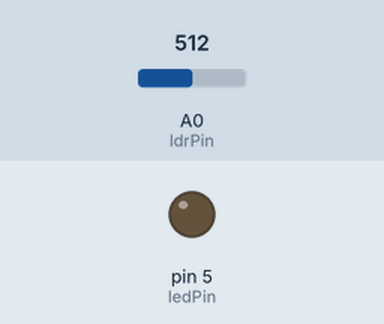
Simulated run of this sketch. Board: Arduino Uno, built with avr-gcc and run on an emulated ATmega328P. On the bench: output pins drawn as LEDs (lit = HIGH). Inputs (shaded band) come from the test bench; at power-on: A0 (ldrPin) = 512.

Above: at 1.2 s.
1.3 s: A0 (ldrPin) set to 211
2.8 s: A0 (ldrPin) set to 182
At 3.5 s:
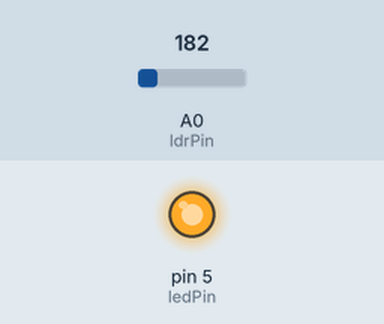
4.3 s: A0 (ldrPin) set to 210
At 4.7 s:
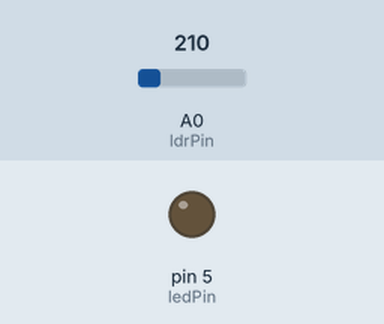
5.8 s: A0 (ldrPin) set to 190
At 7.0 s:
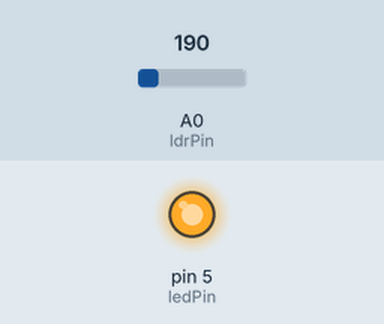
Timing chart, 0 to 8.3 s (numbered marks = the images above; inputs shaded):
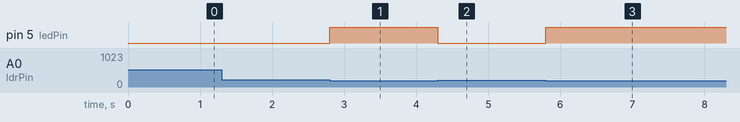

Measured:
- the behaviour switches between 201 and 200 on A0 (ldrPin) (found by bisection; images 0 and 1)
- after the input at 1.3 s, every drawn part: stays the same
- after the input at 2.8 s, pin 5 (ledPin): LOW → HIGH at once
- after the input at 4.3 s, pin 5 (ledPin): HIGH → LOW at once
- after the input at 5.8 s, pin 5 (ledPin): LOW → HIGH at once

The sketch:

LDR_SENSOR.ino
```cpp
#define ledPin  5 // digital pin 5
#define ldrPin  A0 // analog pin 0

void setup(){
    pinMode(ledPin, OUTPUT); // Here LED is determined as an output or an indicator.
    pinMode(ldrPin, INPUT); // Here LDR sensor is determined as input.
}

void loop(){
    int ldrStatus = analogRead(ldrPin); //get the ldr value

    if (ldrStatus <= 200){ // get the condition based on ldr value to shadows
        digitalWrite(ledPin, HIGH); //LED ON
    }else{
        digitalWrite(ledPin, LOW); // LED OFF
    }

}
```
